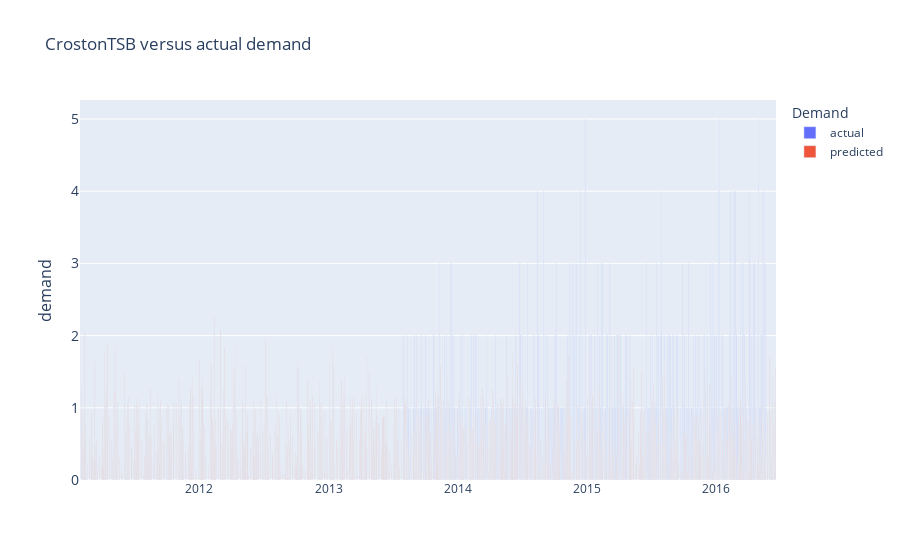

Write notebook code for a chart like this one.
### Code cell
fig = go.Figure(data=[
    go.Bar(name='actual', x=df_train['ds'], y=df_train['y']),
    go.Bar(name='predicted', x=df_croston_tsb['date'], y=df_croston_tsb['Forecast'])
])
# Change the bar mode
fig.update_layout(
    barmode='group',
    title='CrostonTSB versus actual demand',
    legend_title_text = "Demand",
    yaxis=dict(
        title='demand',
        titlefont_size=16,
        tickfont_size=14,
    ))
fig.show()

### Figure 1 — Plotly figure (JSON) as saved in the notebook; plotly's stock layout.template omitted (floating-point values rounded to 4 significant figures; data arrays with more than 128 entries replaced by an {"elided": "..."} marker saying what was removed)
{"data": [{"name": "actual", "type": "bar", "x": {"elided": "1941 str values"}, "y": {"elided": "1941 int values"}}, {"name": "predicted", "type": "bar", "x": {"elided": "1941 str values"}, "y": {"elided": "1941 float values"}}], "layout": {"autosize": true, "barmode": "group", "legend": {"title": {"text": "Demand"}}, "title": {"text": "CrostonTSB versus actual demand"}, "xaxis": {"autorange": true, "range": ["2011-01-28 12:00", "2016-06-19 12:00"], "type": "date"}, "yaxis": {"autorange": true, "range": [0, 5.263], "tickfont": {"size": 14}, "title": {"font": {"size": 16}, "text": "demand"}, "type": "linear"}}}
